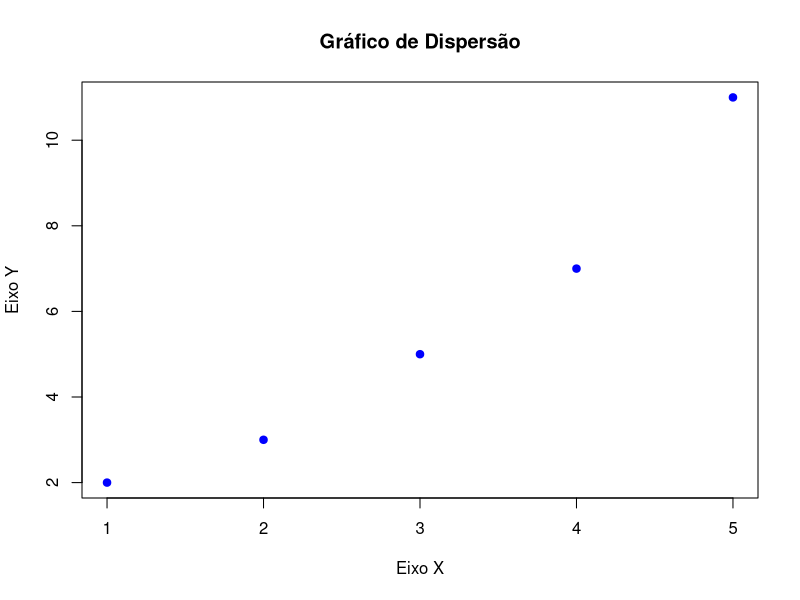
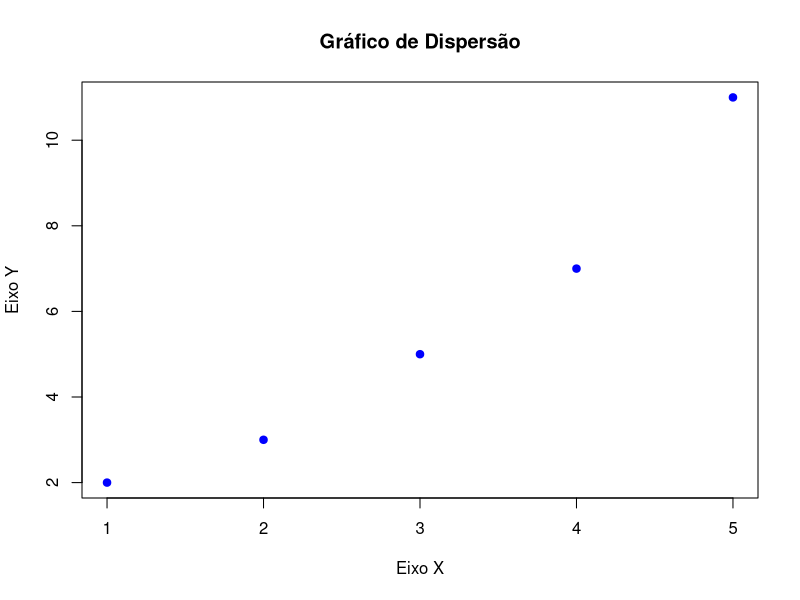
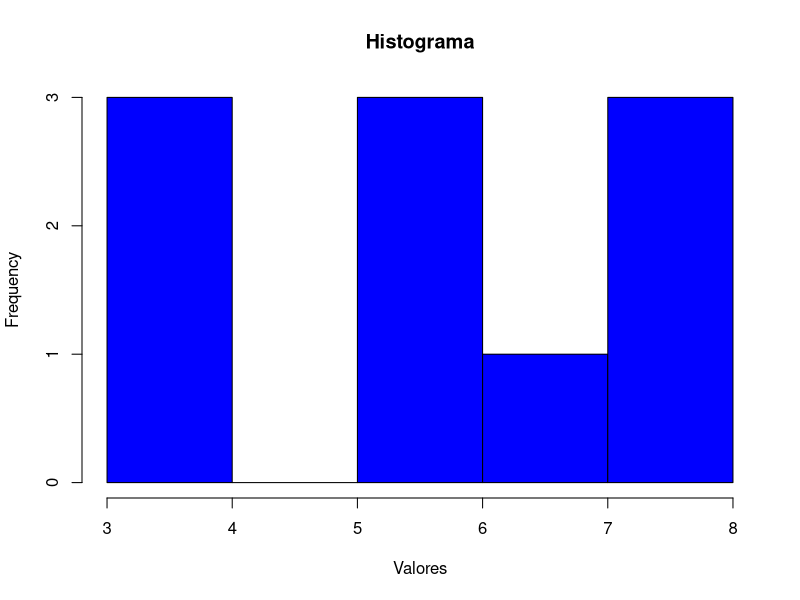
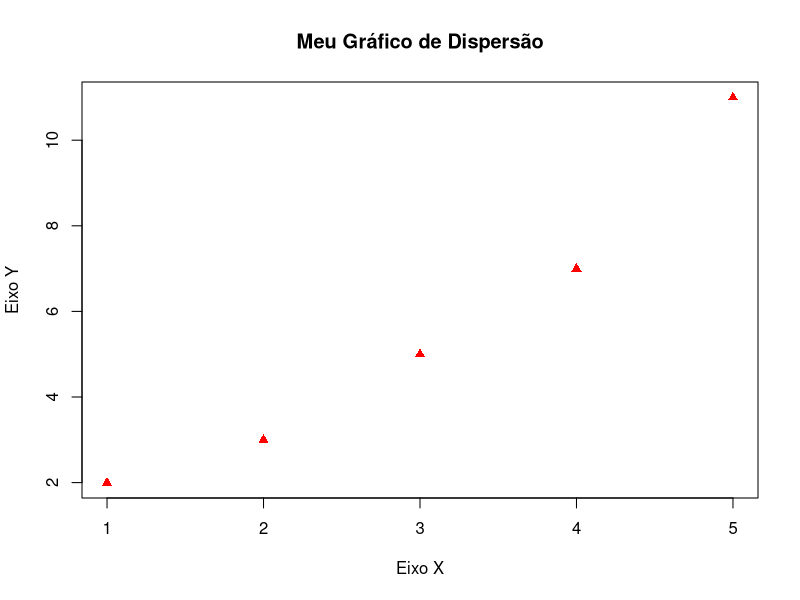
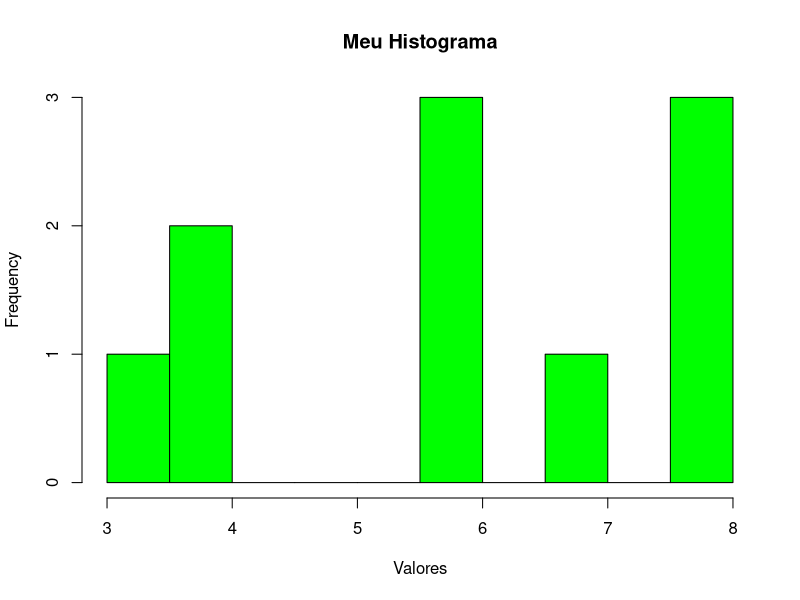

These figures' R source, in order:
# Criar alguns dados de exemplo
x <- c(1, 2, 3, 4, 5)
y <- c(2, 3, 5, 7, 11)

# Criar o gráfico de dispersão
plot(x, y, 
     main = "Gráfico de Dispersão", # Título do gráfico
     xlab = "Eixo X",               # Rótulo do eixo X
     ylab = "Eixo Y",               # Rótulo do eixo Y
     col = "blue",                  # Cor dos pontos
     pch = 19)                      # Tipo de símbolo dos pontos

scatter_plot <- function(x, y, main_title = "Gráfico de Dispersão", x_label = "Eixo X", y_label = "Eixo Y", color = "blue", symbol = 19) {
  plot(x, y, main = main_title, xlab = x_label, ylab = y_label, col = color, pch = symbol)
}
histogram_plot <- function(data, main_title = "Histograma", x_label = "Valores", color = "blue") {
  hist(data, main = main_title, xlab = x_label, col = color)
}
# Criar alguns dados de exemplo
x <- c(1, 2, 3, 4, 5)
y <- c(2, 3, 5, 7, 11)
data <- c(3, 4, 4, 6, 6, 6, 7, 8, 8, 8)

# Criar e exibir o gráfico de dispersão
scatter_plot(x, y)

# Criar e exibir o histograma
histogram_plot(data)

# Criar e exibir o gráfico de dispersão personalizado
scatter_plot(x, y, main_title = "Meu Gráfico de Dispersão", color = "red", symbol = 17)

histogram_plot <- function(data, main_title = "Histograma", x_label = "Valores", color = "blue", breaks = NULL, ...) {
  hist(data, main = main_title, xlab = x_label, col = color, breaks = breaks, ...)
}
# Criar e exibir o histograma personalizado
histogram_plot(data, main_title = "Meu Histograma", color = "green", breaks = 8)

